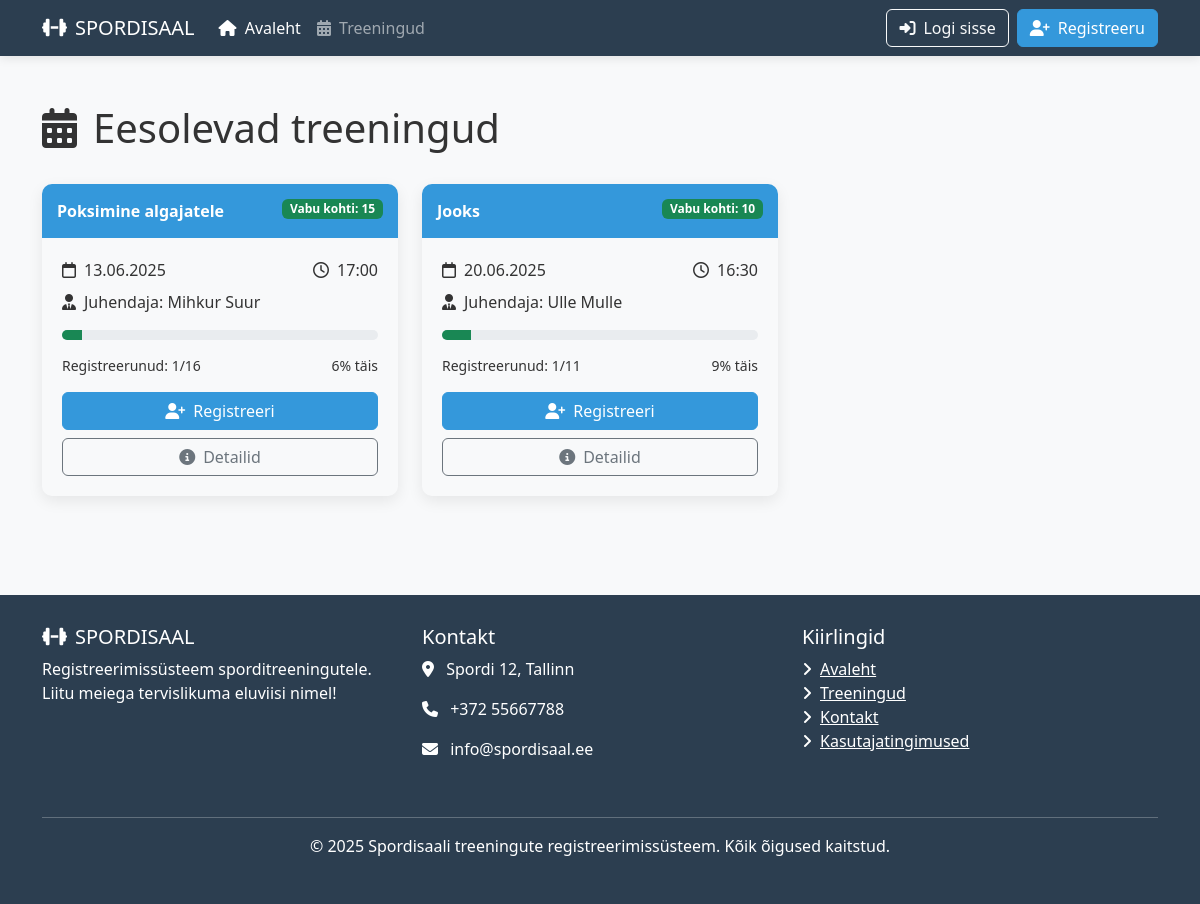
/trainings.php, run on the app's committed database.
### tables this page shows
CREATE TABLE `trainings` (
  `id` int(11) NOT NULL,
  `title` varchar(100) NOT NULL,
  `type` varchar(50) NOT NULL,
  `date` date NOT NULL,
  `time` time NOT NULL,
  `duration` int(11) NOT NULL,
  `max_participants` int(11) NOT NULL,
  `instructor` varchar(100) NOT NULL,
  `description` text DEFAULT NULL,
  `created_at` timestamp NOT NULL DEFAULT current_timestamp()
);

### includes/functions.php (called while the page is built, shortened)
<?php
function getUpcomingTrainings($conn, $today) {
    $twoWeeksAgo = date('Y-m-d H:i:s', strtotime('-14 days'));
    $sql = "SELECT *,
                TIMESTAMPADD(MINUTE, duration, CONCAT(date, ' ', time)) AS end_time
            FROM trainings
            WHERE TIMESTAMPADD(MINUTE, duration, CONCAT(date, ' ', time)) > :twoWeeksAgo
            ORDER BY date, time ASC";
    $stmt = $conn->prepare($sql);
    $stmt->bindParam(':twoWeeksAgo', $twoWeeksAgo);
    $stmt->execute();
    return $stmt->fetchAll(PDO::FETCH_ASSOC);
}
function getRegisteredCount($conn, $trainingId) {
    $sql = "SELECT COUNT(*) FROM registrations
            WHERE training_id = :training_id AND status = 'active'";
    $stmt = $conn->prepare($sql);
    $stmt->bindParam(':training_id', $trainingId);
    $stmt->execute();
    return $stmt->fetchColumn();
}
?>

### trainings.php (the view, shortened to what this page needs)
<?php
require_once 'includes/db_connection.php';
require_once 'includes/functions.php';
require_once 'includes/header.php';
$today = date('d.m.Y');
$trainings = getUpcomingTrainings($conn, $today);
?>
<div class="container my-5">
    <div class="d-flex justify-content-between align-items-center mb-4">
        <h1><i class="fas fa-calendar-alt me-3"></i>Eesolevad treeningud</h1>
    </div>
    <div class="row">
        <?php foreach($trainings as $training):
            $registeredCount = getRegisteredCount($conn, $training['id']);
            $percentage = ($registeredCount / $training['max_participants']) * 100;
            $spotsLeft = $training['max_participants'] - $registeredCount;
            $statusClass = $spotsLeft > 5 ? 'bg-success' : ($spotsLeft > 0 ? 'bg-warning' : 'bg-danger');
            $statusText = $spotsLeft > 5 ? "Vabu kohti: $spotsLeft" : ($spotsLeft > 0 ? "Vähe vabu kohti" : "Täis");
        ?>
        <div class="col-md-6 col-lg-4 mb-4">
            <div class="training-card">
                <div class="training-header">
                    <?= htmlspecialchars($training['title']) ?>
                    <span class="badge <?= $statusClass ?> float-end"><?= $statusText ?></span>
                </div>
                <div class="training-body">
                    <div class="d-flex justify-content-between mb-2">
                        <span><i class="far fa-calendar me-2"></i><?= date('d.m.Y', strtotime($training['date'])) ?></span>
                        <span><i class="far fa-clock me-2"></i><?= date('H:i', strtotime($training['time'])) ?></span>
                    </div>
                    <p class="mb-3"><i class="fas fa-user-tie me-2"></i>Juhendaja: <?= htmlspecialchars($training['instructor']) ?></p>
                    <div class="progress">
                        <div class="progress-bar <?= $statusClass ?>" role="progressbar"
                             style="width: <?= $percentage ?>%;"
                             aria-valuenow="<?= $percentage ?>"
                             aria-valuemin="0"
                             aria-valuemax="100"></div>
                    </div>
                    <div class="d-flex justify-content-between small mb-3">
                        <span>Registreerunud: <?= $registeredCount ?>/<?= $training['max_participants'] ?></span>
                        <span><?= round($percentage) ?>% täis</span>
                    </div>
                    <a href="trainings.php?training_id=<?= $training['id'] ?>" class="btn btn-primary w-100 mb-2">
                        <i class="fas fa-user-plus me-2"></i>Registreeri
                    </a>
                    <a href="trainings.php?training_id=<?= $training['id'] ?>" class="btn btn-outline-secondary w-100">
                        <i class="fas fa-info-circle me-2"></i>Detailid
                    </a>
                </div>
            </div>
        </div>
        <?php endforeach; ?>
    </div>
</div>
<?php require_once 'includes/footer.php'; ?>

### includes/header.php (style rules this page uses)
:root { --primary: #3498db; --secondary: #2c3e50; --success: #2ecc71; --danger: #e74c3c; --warning: #f39c12; --light: #ecf0f1; --dark: #34495e; }
body { font-family: 'Segoe UI', Tahoma, Geneva, Verdana, sans-serif; background-color: #f8f9fa; color: #333; padding-top: 56px; }
.training-card { transition: transform 0.3s, box-shadow 0.3s; border: none; border-radius: 10px; overflow: hidden; margin-bottom: 25px; box-shadow: 0 5px 15px rgba(0,0,0,0.08); }
.training-header { background-color: var(--primary); color: white; padding: 15px; font-weight: bold; }
.training-body { padding: 20px; }
.progress { height: 10px; margin: 15px 0; }
.btn-primary { background-color: var(--primary); border-color: var(--primary); }

### data on the page
trainings: title "Poksimine algajatele", statusText "Vabu kohti: 15", date "13.06.2025", time "17:00", instructor "Mihkur Suur", $percentage 6.25 (drawn), registeredCount "1", max_participants "16", percentage "6"
trainings: title "Jooks", statusText "Vabu kohti: 10", date "20.06.2025", time "16:30", instructor "Ulle Mulle", $percentage 9.0909090909091 (drawn), registeredCount "1", max_participants "11", percentage "9"
